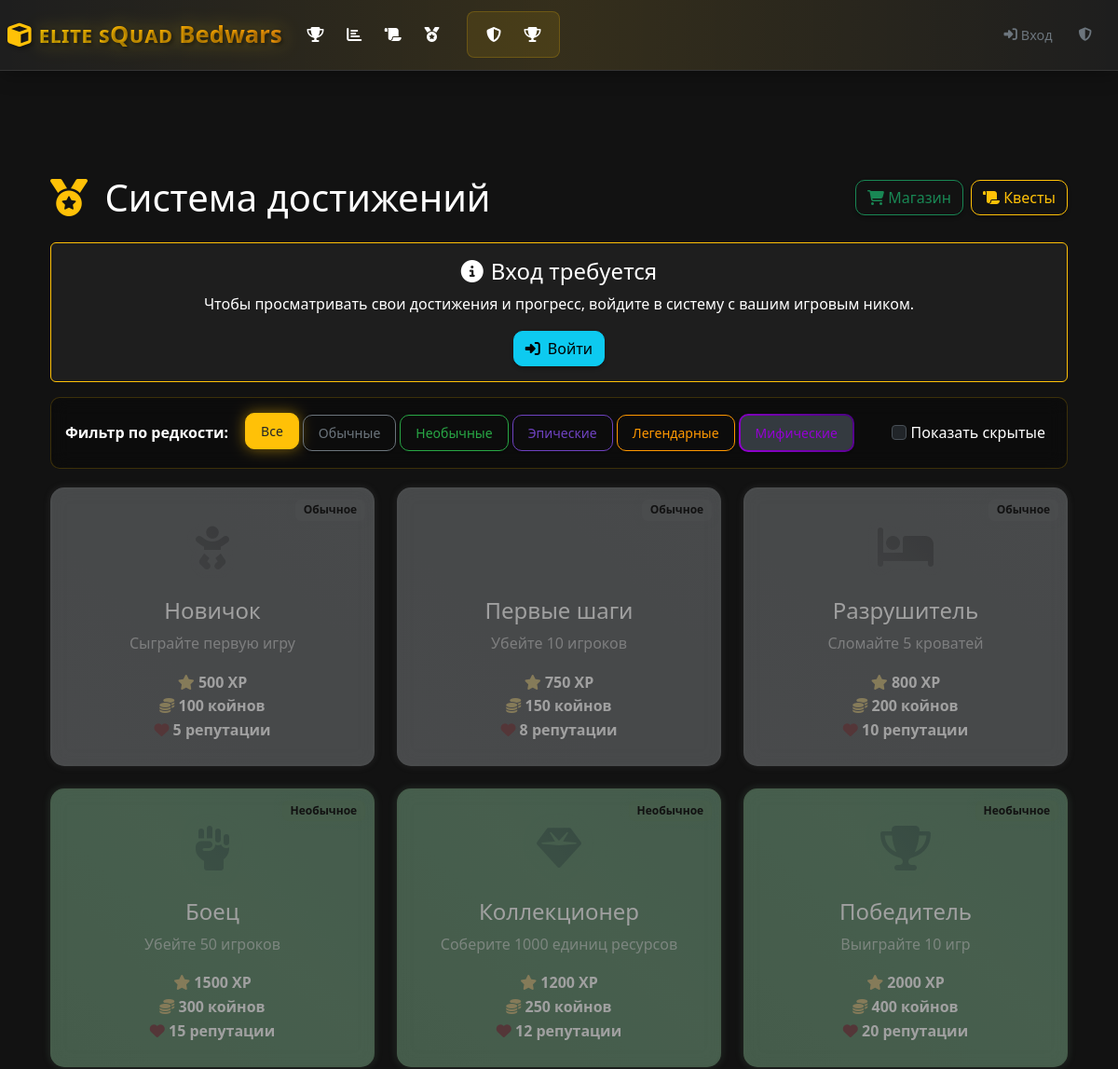
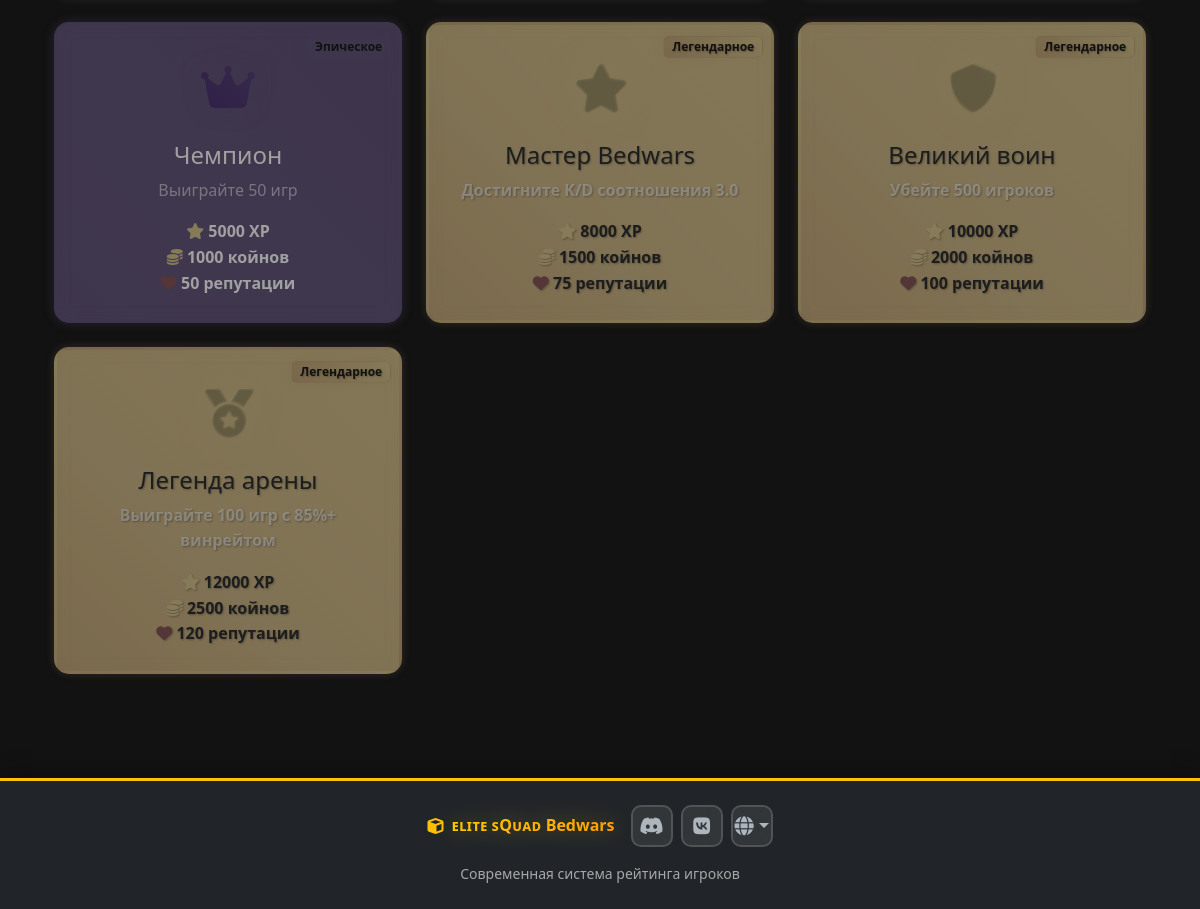
/achievements, run on the app's committed database (2 pictures, top to bottom).
### models.py (models this page shows, shortened)
class Achievement(db.Model):
    id = db.Column(db.Integer, primary_key=True)
    title = db.Column(db.String(200), nullable=False)
    description = db.Column(db.Text, nullable=False)
    icon = db.Column(db.String(50), default='fas fa-medal')
    rarity = db.Column(db.String(20), default='common')  # common, uncommon, epic, legendary, mythic
    unlock_condition = db.Column(db.Text, nullable=False)  # JSON condition
    reward_xp = db.Column(db.Integer, default=0)
    reward_coins = db.Column(db.Integer, default=0)
    reward_reputation = db.Column(db.Integer, default=0)
    reward_title = db.Column(db.String(100), nullable=True)
    is_hidden = db.Column(db.Boolean, default=False)
    created_at = db.Column(db.DateTime, default=datetime.utcnow)
    player_achievements = db.relationship('PlayerAchievement', backref='achievement', lazy=True)

### routes.py (the view)
@app.route('/achievements')
def achievements():
    is_admin = session.get('is_admin', False)
    current_player = None
    player_nickname = session.get('player_nickname')
    if player_nickname:
        current_player = Player.query.filter_by(nickname=player_nickname).first()
    if Achievement.query.count() == 0:
        Achievement.create_default_achievements()
    all_achievements = Achievement.query.all()
    player_achievements = []
    if current_player:
        player_achievements = PlayerAchievement.query.filter_by(
            player_id=current_player.id
        ).all()
    for achievement in all_achievements:
        achievement.earned_count = PlayerAchievement.query.filter_by(achievement_id=achievement.id).count()
    return render_template('achievements.html',
                         achievements=all_achievements,
                         player_achievements=player_achievements,
                         current_player=current_player,
                         is_admin=is_admin)

### routes.py (called while the page is built)
@app.context_processor
def inject_current_player():
    current_player = None
    player_nickname = session.get('player_nickname')
    if player_nickname:
        current_player = Player.query.filter_by(nickname=player_nickname).first()
    if 'language' not in session:
        session['language'] = 'ru'
    return dict(current_player=current_player, current_language=session.get('language', 'ru'))

### templates/achievements.html (shortened to what this page needs)
{% extends "base.html" %}
{% block content %}
<div class="container-fluid">
    <div class="row">
        <div class="col-12">
            <div class="d-flex justify-content-between align-items-center mb-4">
                <h1 class="mb-0">
                    <i class="fas fa-medal text-warning me-2"></i>
                    Система достижений
                </h1>
                <div class="d-flex gap-2">
                    <a href="{{ url_for('shop') }}" class="btn btn-outline-success">
                        <i class="fas fa-shopping-cart"></i> Магазин
                    </a>
                    <a href="{{ url_for('quests') }}" class="btn btn-outline-warning">
                        <i class="fas fa-scroll"></i> Квесты
                    </a>
                </div>
            </div>
            {% if current_player %}
            <div class="achievement-stats">
                <div class="row text-center">
                    <div class="col-md-3">
                        <div class="stat-item">
                            <i class="fas fa-user text-info fa-2x mb-2"></i>
                            <h4>{{ current_player.nickname }}</h4>
                            <p class="text-muted">{{ current_player.role }}</p>
                        </div>
                    </div>
                    <div class="col-md-3">
                        <div class="stat-item">
                            <i class="fas fa-trophy text-warning fa-2x mb-2"></i>
                            <h4>{{ player_achievements|length }}</h4>
                            <p class="text-muted">Получено достижений</p>
                        </div>
                    </div>
                    <div class="col-md-3">
                        <div class="stat-item">
                            <i class="fas fa-percentage text-success fa-2x mb-2"></i>
                            <h4>{{ ((player_achievements|length / achievements|length) * 100)|round(1) if achievements else 0 }}%</h4>
                            <p class="text-muted">Прогресс</p>
                        </div>
                    </div>
                    <div class="col-md-3">
                        <div class="stat-item">
                            <div class="progress-ring">
                                <svg>
                                    <circle class="background"></circle>
                                    <circle class="progress" style="stroke-dashoffset: {{ 163.36 - (163.36 * (player_achievements|length / achievements|length)) if achievements else 163.36 }}"></circle>
                                </svg>
                                <div style="position: absolute; top: 50%; left: 50%; transform: translate(-50%, -50%); font-size: 0.8rem; font-weight: bold;">
                                    {{ player_achievements|length }}/{{ achievements|length }}
                                </div>
                            </div>
                            <p class="text-muted mt-2">Завершенность</p>
                        </div>
                    </div>
                </div>
            </div>
            <div class="d-flex justify-content-center align-items-center mb-4">
                <div class="player-reputation me-3">
                    <i class="fas fa-star text-primary me-1"></i> Репутация: {{ current_player.reputation }}
                </div>
                <div class="player-coins">
                    <i class="fas fa-coins text-warning me-1"></i> Койны: {{ current_player.coins }}
                </div>
            </div>
            {% else %}
            <div class="alert alert-info text-center">
                <h4><i class="fas fa-info-circle me-2"></i>Вход требуется</h4>
                <p>Чтобы просматривать свои достижения и прогресс, войдите в систему с вашим игровым ником.</p>
                <a href="{{ url_for('player_login') }}" class="btn btn-info">
                    <i class="fas fa-sign-in-alt me-2"></i>Войти
                </a>
            </div>
            {% endif %}
            <div class="rarity-filter">
                <div class="d-flex flex-wrap align-items-center">
                    <span class="me-3"><strong>Фильтр по редкости:</strong></span>
                    <button class="btn btn-sm btn-outline-secondary filter-btn" data-filter="all">Все</button>
                    <button class="btn btn-sm btn-outline-secondary filter-btn" data-filter="common">Обычные</button>
                    <button class="btn btn-sm btn-outline-info filter-btn rarity-filter-btn" data-filter="uncommon">Необычные</button>
                    <button class="btn btn-sm btn-outline-primary filter-btn" data-filter="epic">Эпические</button>
                    <button class="btn btn-sm btn-outline-warning filter-btn" data-filter="legendary">Легендарные</button>
                    <button class="btn btn-sm btn-outline-danger filter-btn" data-filter="mythic" style="background: linear-gradient(45deg, #ff00ff, #00ffff, #ffff00, #ff00ff); color: white;">Мифические</button>
                    <div class="ms-auto">
                        <label class="form-check-label me-2">
                            <input type="checkbox" id="show-hidden" class="form-check-input"> Показать скрытые
                        </label>
                    </div>
                </div>
            </div>
            <div class="row">
                {% for achievement in achievements %}
                {% set is_earned = achievement.id in (player_achievements | map(attribute='achievement_id') | list) %}
                {% set is_hidden = achievement.is_hidden and not is_earned %}
                <div class="col-lg-4 col-md-6 mb-4 achievement-item"
                     data-rarity="{{ achievement.rarity }}"
                     data-hidden="{{ 'true' if is_hidden else 'false' }}">
                    <div class="achievement-card h-100 p-4
                                {% if is_hidden %}locked hidden-achievement{% elif not is_earned %}locked{% endif %}
                                rarity-{{ achievement.rarity }}">
                <div class="position-absolute top-0 end-0 p-2">
                    <span class="badge rarity-{{ achievement.rarity }}">
                        {% if achievement.rarity == 'common' %}Обычное
                        {% elif achievement.rarity == 'uncommon' %}Необычное
                        {% elif achievement.rarity == 'rare' %}Редкое
                        {% elif achievement.rarity == 'epic' %}Эпическое
                        {% elif achievement.rarity == 'legendary' %}Легендарное
                        {% elif achievement.rarity == 'mythic' %}Мифическое
                        {% else %}{{ achievement.rarity.title() }}
                        {% endif %}
                    </span>
                </div>
                        {% if not is_hidden %}
                        <div class="text-center">
                            <div class="achievement-icon">
                                <i class="{{ achievement.icon }}"></i>
                            </div>
                            <h4 class="mb-2">{{ achievement.title }}</h4>
                            <p class="text-muted mb-3">{{ achievement.description }}</p>
                            <div class="achievement-rewards">
                                {% if achievement.reward_xp > 0 %}
                                <div class="reward-item">
                                    <i class="fas fa-star text-warning"></i>
                                    <strong>{{ achievement.reward_xp }} XP</strong>
                                </div>
                                {% endif %}
                                {% if achievement.reward_coins > 0 %}
                                <div class="reward-item">
                                    <i class="fas fa-coins text-warning"></i>
                                    <strong>{{ achievement.reward_coins }} койнов</strong>
                                </div>
                                {% endif %}
                                {% if achievement.reward_reputation > 0 %}
                                <div class="reward-item">
                                    <i class="fas fa-heart text-danger"></i>
                                    <strong>{{ achievement.reward_reputation }} репутации</strong>
                                </div>
                                {% endif %}
                            </div>
                        </div>
                        {% else %}
                        <div class="text-center">
                            <h4 class="mb-2 text-muted">Скрытое достижение</h4>
                            <p class="text-muted">Выполните определенные условия, чтобы разблокировать</p>
                        </div>
                        {% endif %}
                    </div>
                </div>
                {% endfor %}
            </div>
        </div>
    </div>
</div>
{% endblock %}

### templates/achievements.html (style rules this page uses)
.achievement-card { background: linear-gradient(135deg, rgba(220, 53, 69, 0.1), rgba(255, 193, 7, 0.1)); border: 2px solid rgba(220, 53, 69, 0.3); border-radius: 15px; transition: all 0.3s ease; position: relative; overflow: hidden; }
.achievement-card.locked { opacity: 0.6; filter: grayscale(70%); }
.rarity-common { background: rgba(108, 117, 125, 0.8); }
.rarity-uncommon { background: rgba(13, 202, 240, 0.8); }
.rarity-epic { background: rgba(111, 66, 193, 0.8); }
.rarity-legendary { background: linear-gradient(45deg, #ff6b6b, #feca57); }
.rarity-uncommon { background: rgba(40, 167, 69, 0.8); }
.achievement-icon { font-size: 3rem; margin-bottom: 15px; transition: all 0.3s ease; }
.rarity-filter { background: rgba(0, 0, 0, 0.3); border-radius: 10px; padding: 15px; margin-bottom: 20px; }
.filter-btn { margin: 2px; font-size: 0.875rem; }
.filter-btn.active { background-color: #0d6efd; color: white; border-color: #0d6efd; }

### data on the page
Achievement: rarity "Обычное", title "Новичок", description "Сыграйте первую игру", reward_xp "500", reward_coins "100", reward_reputation "5"
Achievement: rarity "Обычное", title "Первые шаги", description "Убейте 10 игроков", reward_xp "750", reward_coins "150", reward_reputation "8"
Achievement: rarity "Обычное", title "Разрушитель", description "Сломайте 5 кроватей", reward_xp "800", reward_coins "200", reward_reputation "10"
Achievement: rarity "Необычное", title "Боец", description "Убейте 50 игроков", reward_xp "1500", reward_coins "300", reward_reputation "15"
Achievement: rarity "Необычное", title "Коллекционер", description "Соберите 1000 единиц ресурсов", reward_xp "1200", reward_coins "250", reward_reputation "12"
Achievement: rarity "Необычное", title "Победитель", description "Выиграйте 10 игр", reward_xp "2000", reward_coins "400", reward_reputation "20"
Achievement: rarity "Эпическое", title "Чемпион", description "Выиграйте 50 игр", reward_xp "5000", reward_coins "1000", reward_reputation "50"
Achievement: rarity "Легендарное", title "Мастер Bedwars", description "Достигните K/D соотношения 3.0", reward_xp "8000", reward_coins "1500", reward_reputation "75"
Achievement: rarity "Легендарное", title "Великий воин", description "Убейте 500 игроков", reward_xp "10000", reward_coins "2000", reward_reputation "100"
Achievement: rarity "Легендарное", title "Легенда арены", description "Выиграйте 100 игр с 85%+ винрейтом", reward_xp "12000", reward_coins "2500", reward_reputation "120"
